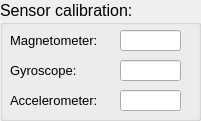
  <widget class="QGroupBox" name="gbSensorCalibration">
   <property name="geometry">
    <rect>
     <x>220</x>
     <y>280</y>
     <width>201</width>
     <height>121</height>
    </rect>
   </property>
   <property name="font">
    <font>
     <pointsize>12</pointsize>
    </font>
   </property>
   <property name="title">
    <string>Sensor calibration:</string>
   </property>
   <widget class="QLabel" name="labelControlMode">
    <property name="geometry">
     <rect>
      <x>10</x>
      <y>30</y>
      <width>101</width>
      <height>21</height>
     </rect>
    </property>
    <property name="font">
     <font>
      <pointsize>10</pointsize>
     </font>
    </property>
    <property name="text">
     <string>Magnetometer:</string>
    </property>
   </widget>
   <widget class="QLabel" name="labelControlMode_2">
    <property name="geometry">
     <rect>
      <x>10</x>
      <y>60</y>
      <width>81</width>
      <height>21</height>
     </rect>
    </property>
    <property name="font">
     <font>
      <pointsize>10</pointsize>
     </font>
    </property>
    <property name="text">
     <string>Gyroscope:</string>
    </property>
   </widget>
   <widget class="QLineEdit" name="lineAccelerometer">
    <property name="geometry">
     <rect>
      <x>120</x>
      <y>90</y>
      <width>61</width>
      <height>21</height>
     </rect>
    </property>
    <property name="font">
     <font>
      <pointsize>10</pointsize>
     </font>
    </property>
    <property name="alignment">
     <set>Qt::AlignCenter</set>
    </property>
   </widget>
   <widget class="QLineEdit" name="lineMagnetometer">
    <property name="geometry">
     <rect>
      <x>120</x>
      <y>30</y>
      <width>61</width>
      <height>21</height>
     </rect>
    </property>
    <property name="font">
     <font>
      <pointsize>10</pointsize>
     </font>
    </property>
    <property name="alignment">
     <set>Qt::AlignCenter</set>
    </property>
   </widget>
   <widget class="QLabel" name="labelControlMode_3">
    <property name="geometry">
     <rect>
      <x>10</x>
      <y>90</y>
      <width>101</width>
      <height>21</height>
     </rect>
    </property>
    <property name="font">
     <font>
      <pointsize>10</pointsize>
     </font>
    </property>
    <property name="text">
     <string>Accelerometer:</string>
    </property>
   </widget>
   <widget class="QLineEdit" name="lineGyroscope">
    <property name="geometry">
     <rect>
      <x>120</x>
      <y>60</y>
      <width>61</width>
      <height>21</height>
     </rect>
    </property>
    <property name="font">
     <font>
      <pointsize>10</pointsize>
     </font>
    </property>
    <property name="alignment">
     <set>Qt::AlignCenter</set>
    </property>
   </widget>
  </widget>
